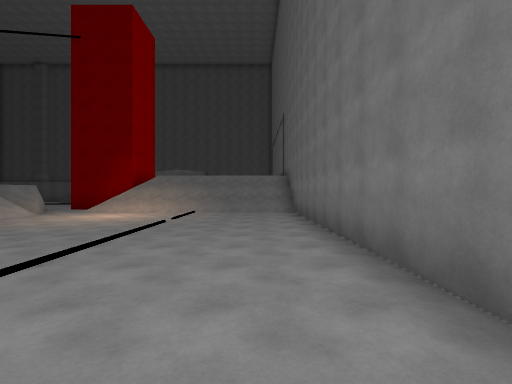
view 1 (above)

22 first-person views from a walk through a 3-D level made in the Unity game engine. The camera is 1.5 m above the floor, looks level and sees 85° across. The floor is counted in squares, 2 m on a side. Each view is taken from the middle of a square. On the plan, view 1 faces up. The plan holds only what a view shows up to about 10 squares ahead; the rest is blank. The place goes on beyond the plan. The player character is not drawn.

view 2
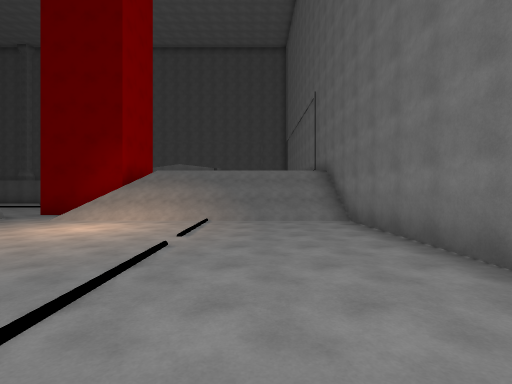

view 3
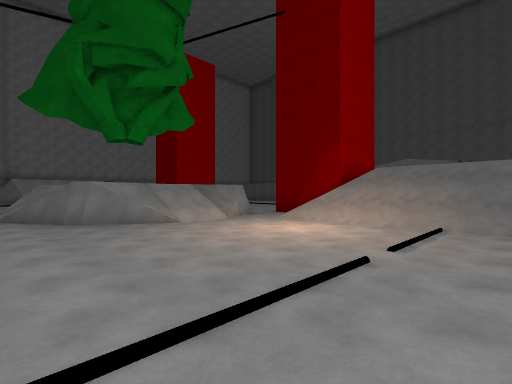

view 4
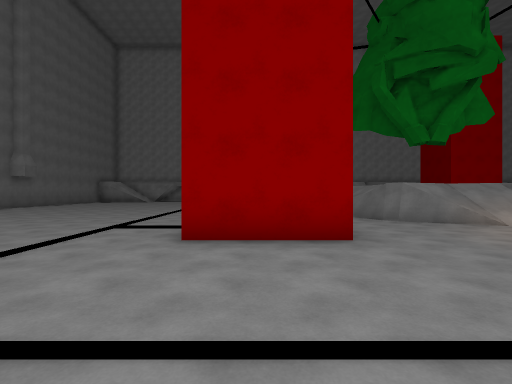

view 5
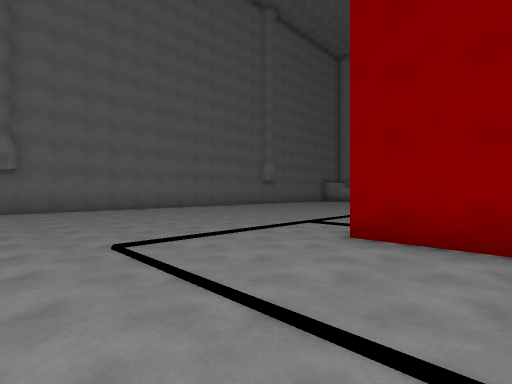

view 6
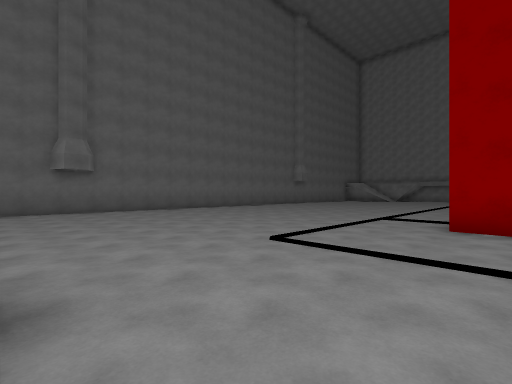

view 7
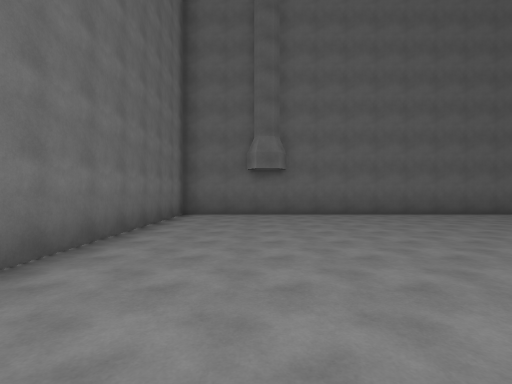

view 8
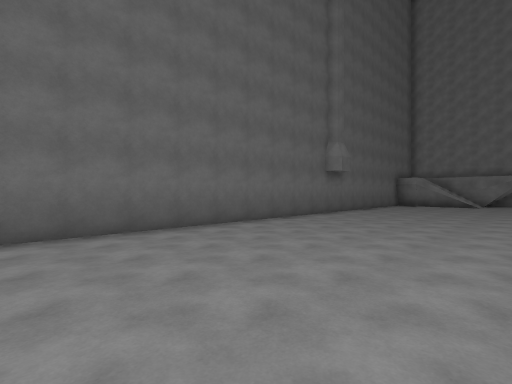

view 9
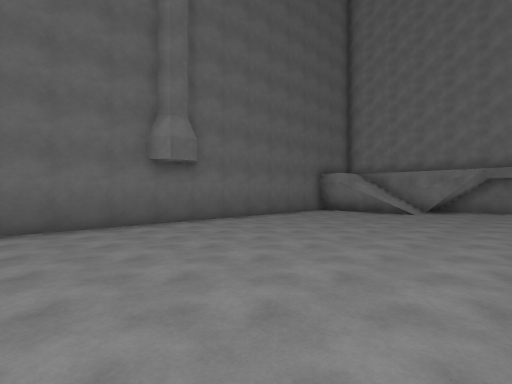

view 10
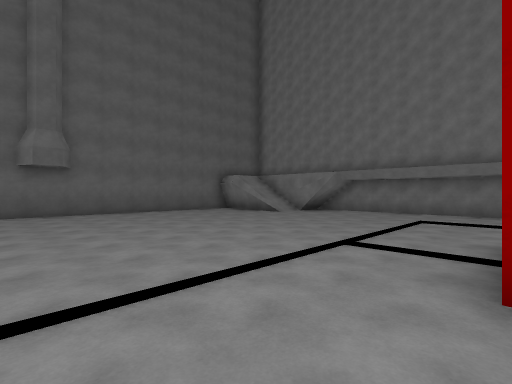

view 11
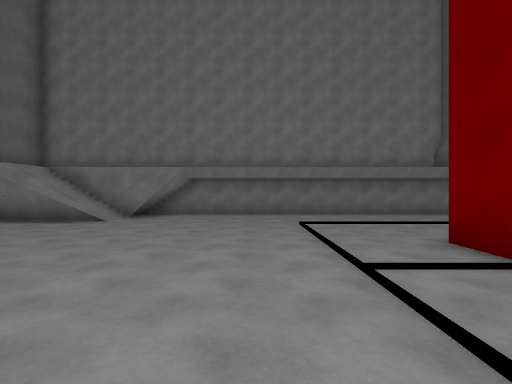

view 12
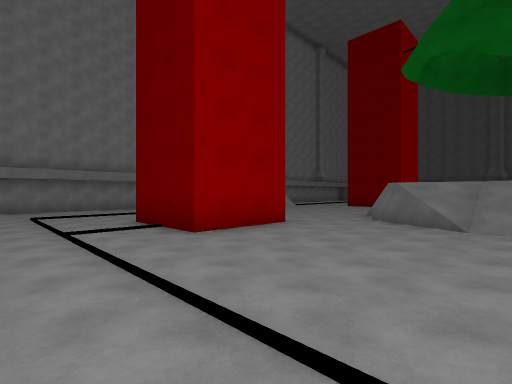

view 13
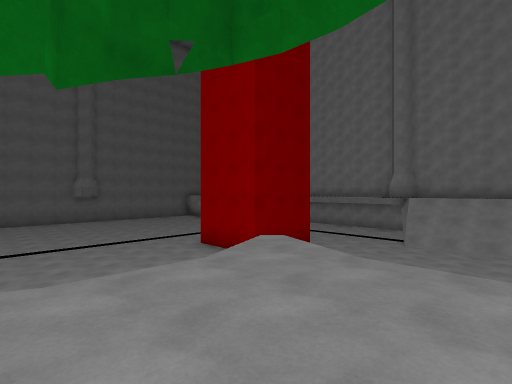

view 14
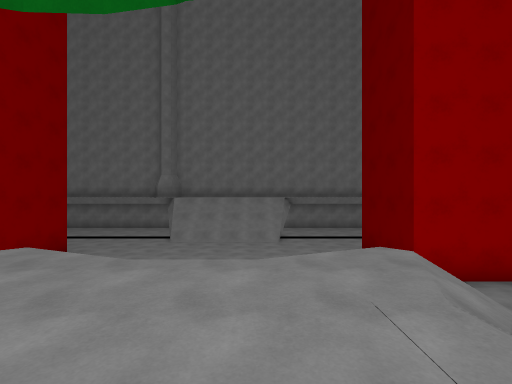

view 15
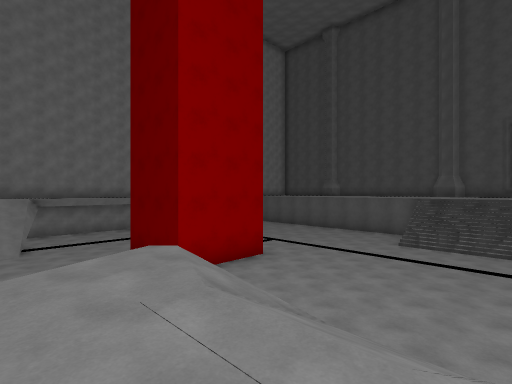

view 16
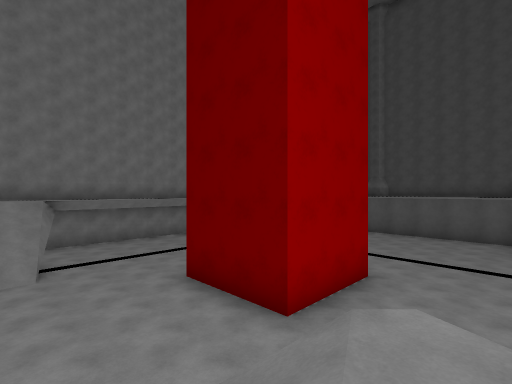

view 17
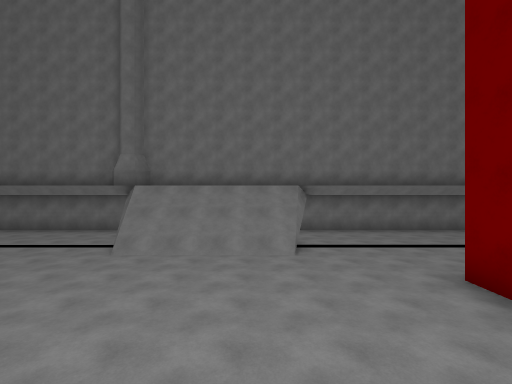

view 18
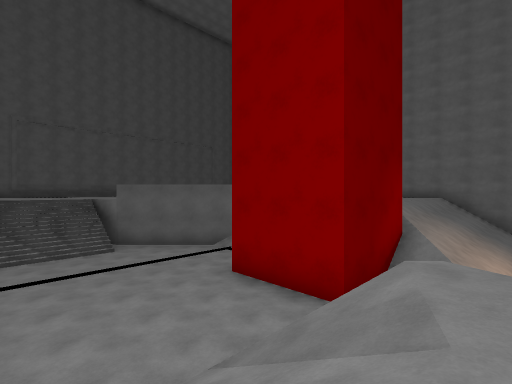

view 19
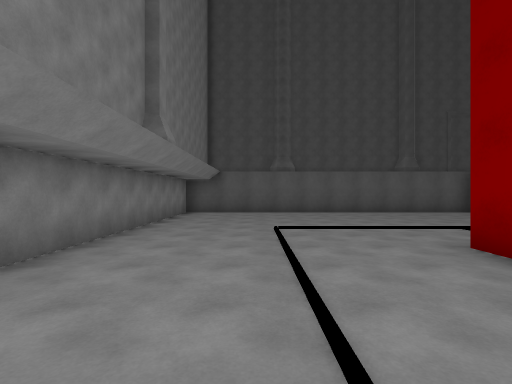

view 20
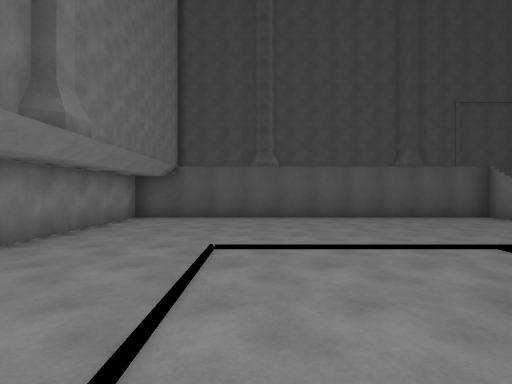

view 21
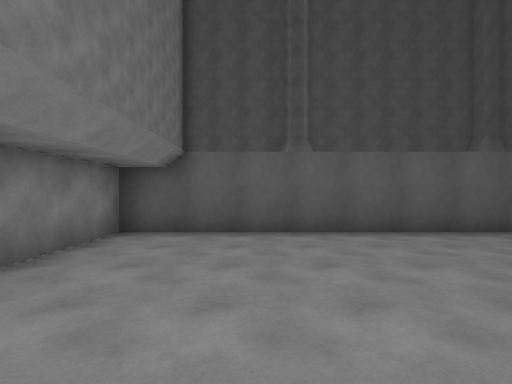

view 22
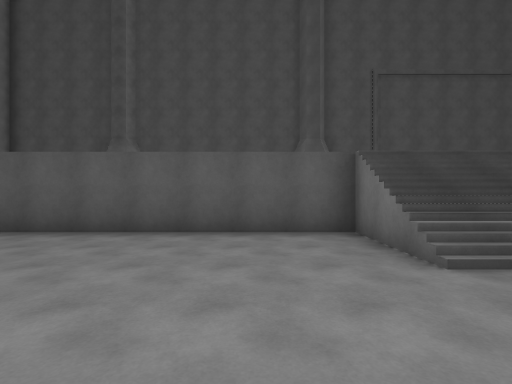

### Floor plan
Key: @ floor where view 1 was taken; # wall or solid block; . main floor; : floor 2 m higher than the main floor; + floor 3 m higher than the main floor; / step, stairs or slope; = window, fence, low wall or low ledge; v drop or lower ground.
Columns run from 24 left of view 1 to 2 right of it. Each row starts with its distance up from view 1.
 26 v##################
 25 #
 24 #
 23 #
 22 #            ++
 21 #//////////////
 20 #..........//////
 19 #........../////##
 18 #................#
 17 #................
 16 #................
 15 #...... .........
 14 #.....###.......###/
 13 #.....# #.......###/++++++#
 12 #.....###. ///=.###///////#
 11 #......... //////.////////#
 10  ./#/...../:::::/...../...#
  9   ///.... /::::///........#
  8   ///....  :::://.........#
  7   ///....==::::=/.........#
  6   ///.....=////:#.........#
  5 # ........=#///#..........#
  4 #.........................#
  3 #.....###.....    #.......#
  2 #.....###......   #.......#
  1 #.....###......   #.......
  0 #.......................@
 -1 #.........................
 -2 #.........................
 -3 #.........................#
 -4 #.........................#
 -5 # ........................#
 -6 # /=......................#
 -7 # /v......................#
 -8 # /v......................#
 -9 #    .....................#
-10  ##  #####################

Where each view was taken, in squares from view 1:
view 1: 0 up, 0 right, facing up
view 2: 3 up, 1 left, facing up
view 3: 4 up, 1 left, facing up-left
view 4: 2 up, 1 left, facing left
view 5: 3 up, 1 left, facing down-left
view 6: 2 up, 1 right, facing down-left
view 7: 0 up, 1 left, facing down
view 8: 4 down, 5 left, facing down-left
view 9: 3 down, 11 left, facing down-left
view 10: 1 up, 13 left, facing down-left
view 11: 2 down, 14 left, facing left
view 12: 2 down, 11 left, facing up-left
view 13: 9 up, 10 left, facing down-left
view 14: 9 up, 10 left, facing left
view 15: 9 up, 10 left, facing up-left
view 16: 9 up, 13 left, facing up-left
view 17: 9 up, 14 left, facing left
view 18: 10 up, 12 left, facing up-right
view 19: 11 up, 21 left, facing up
view 20: 13 up, 20 left, facing up
view 21: 16 up, 21 left, facing up
view 22: 16 up, 15 left, facing up
